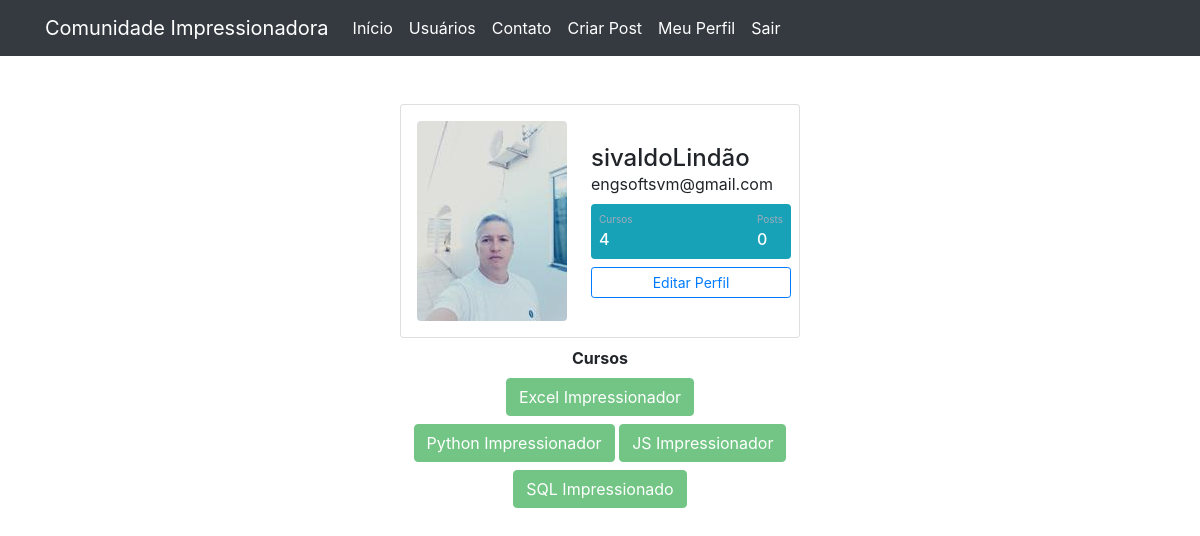
The app's page /perfil (signed in) with its own data.
### comunidadeimpressionadora/models.py (models this page shows)
class Usuarios(database.Model, UserMixin):
    id = database.Column(database.Integer, primary_key=True)
    username = database.Column(database.String, nullable=False)
    email = database.Column(database.String, nullable=False, unique=True)
    senha = database.Column(database.String(80), nullable=False)
    foto_perfil = database.Column(database.String, default='default.jpg')
    posts = database.relationship('Post', backref='autor', lazy=True)
    cursos = database.Column(database.String, nullable=False, default='Não Informado')

### comunidadeimpressionadora/routes.py (the view)
@app.route('/perfil')
@login_required
def perfil():
     foto_perfil = url_for('static', filename='fotos_perfil/{}'.format(current_user.foto_perfil))
     return render_template('perfil.html', foto_perfil=foto_perfil)

### comunidadeimpressionadora/models.py (called while the page is built)
@login_manager.user_loader
def load_usuarios(id_usuarios):
    return Usuarios.query.get(int(id_usuarios))

### comunidadeimpressionadora/templates/perfil.html (shortened to what this page needs)
{% extends 'base.html' %}
{% block body %}
   <div class="container mt-5 d-flex justify-content-center">
        <div class="card p-2">
             <div class="d-flex align-items-center">
                    <div class="image p-2">
                        <img src="{{ foto_perfil }}" class="rounded" width="150">
                    </div>
                <div class="ml-3 w-100">
                   <h4 class="mb-0 mt-0">{{ current_user.username }}</h4><span>{{ current_user.email }} </span>
           <div class="p-2 mt-2 mb-2 bg-info d-flex justify-content-between rounded text-white stats">
               {% if 'Não Informado' in current_user.cursos %}
                    <div class="d-flex flex-column">
                        <span class="articles">Cursos</span>
                        <span class="number1">0</span>
                    </div>
               {% else %}
                    <div class="d-flex flex-column">
                        <span class="articles">Cursos</span>
                        <span class="number1">{{ current_user.cursos.count(';') + 1 }}</span>
                    </div>
               {% endif %}
                <div class="d-flex flex-column">
                    <span class="rating">Posts</span>
                    <span class="number3">0</span>
                </div>
           </div>
               <div class="w-100" class="button mt-2 d-flex flex-row align-items-center">
                   <a href="{{ url_for('editar_perfil') }}">
                       <button class="btn btn-sm btn-outline-primary w-100">Editar Perfil</button>
                   </a>
               </div>
                </div>
             </div>
        </div>
   </div>
<div class="row justify-content-center">
    <div class="col col-4 pt-2" style="text-align: center" >
        <strong>Cursos</strong> <br>
        {% for curso in current_user.cursos.split(';') %}
             <button type="button" class="btn btn-success mt-2 " disabled>{{ curso }}</button>
        {% endfor %}
    </div>
</div>
{% endblock %}

### comunidadeimpressionadora/static/style.css (style rules this page uses)
.card { width: 400px; border: none; border-radius: 10px; background-color: #008B8B; }
.stats { background: #f2f5f8 !important; color: #000 !important; }
.articles { font-size:10px; color: #a1aab9; }
.number1 { font-weight:500; }
.rating { font-size:10px; color: #a1aab9; }
.number3 { font-weight:500; }

### records on screen
Usuarios: username "sivaldoLindão", email "engsoftsvm@gmail.com", cursos "4"

### other values on screen
{{ curso }} "Excel Impressionador" "Python Impressionador" "JS Impressionador" "SQL Impressionado"
